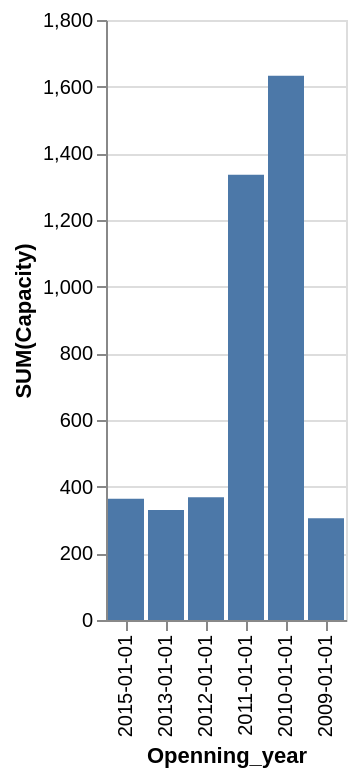

Describe this chart as a Vega-Lite specification.
### Vega-Lite specification from a JSON file in a GitHub repository (floating-point values rounded to 4 significant figures)
{"data": {"values": [{"x_data": "2015-01-01", "y_data": 364}, {"x_data": "2013-01-01", "y_data": 330}, {"x_data": "2012-01-01", "y_data": 368}, {"x_data": "2011-01-01", "y_data": 1336}, {"x_data": "2010-01-01", "y_data": 1633}, {"x_data": "2009-01-01", "y_data": 305}]}, "mark": "bar", "encoding": {"x": {"field": "x_data", "type": "nominal", "title": "Openning_year", "sort": "descending"}, "y": {"field": "y_data", "type": "quantitative", "title": "SUM(Capacity)"}}}
